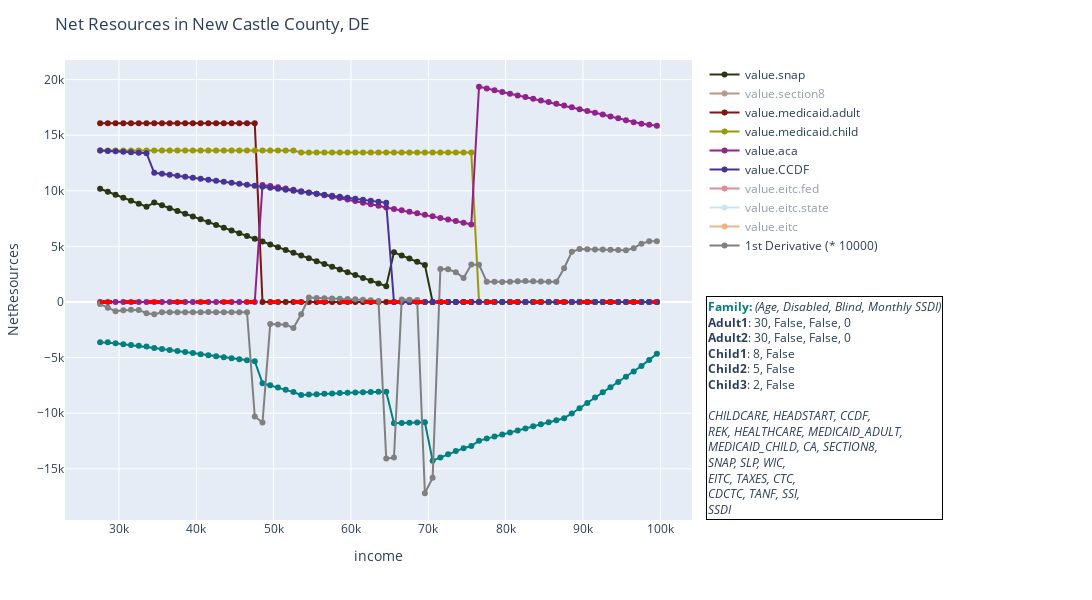

The notebook cell this image was saved under:
### Markdown cell above
#### 1. Find Cliff Points 

##### Based on an initial view of the plot...

### Code cell
import plotly.express as px 
import plotly.graph_objects as go 

## Color map for the line plot and the legend 

## Plot 

x_var='AfterTaxIncome'
x_var='income'
## -- Base plot, Net Resources -- ## 
fig = px.line(df, x=x_var, y='NetResources', 
              color_discrete_sequence=[plotting.beneficiary_color_palette[1]], 
              title='Net Resources in New Castle County, DE')

fig.update_traces(mode='markers+lines')


## -- Benefits Programs  -- ## 
for n, col in enumerate(df_benefits_filtered): 
    visibility = 'legendonly' if 'eitc' in col or 'section8' in col else True
    fig.add_trace(go.Scatter(x=df[x_var],y=df[col], mode='markers+lines', line=dict(color=plotting.ben_display_map[col][1]), name=col, visible=visibility))


## -- Derivative  -- ## 
x,y = df[x_var], df['NetResources'],
derivative_scale = 10000
fig.add_trace(go.Scatter(x=x,y=np.gradient(y,x) * derivative_scale, mode='markers+lines', line=dict(color="grey"), name=f'1st Derivative (* {derivative_scale})'))
# fig.add_trace(go.Scatter(x=x,y=np.gradient(np.gradient(y, x) * 1000, x) * derivative_scale, mode='markers+lines', line=dict(color="black"), name=f'2nd Derivative (* {derivative_scale})'))


## --- Customizing Hover Text --- ## 
# fig.update_traces()


## -- Add baseline (break-even) -- ## 
fig.add_shape(type="line",
              x0=df[x_var].min(),
              y0=0,
              x1=df[x_var].max(),
              y1=0,
              line=dict(color="red",width=4,dash="dash"),
              )

## --- Adding Legend(s) --- ## 

# legend_text = f'<span style="{color_palette[2]}"><b>Family</b></span> <i>(Age, Disabled, Blind, Monthly SSDI)<br></i>'
legend_text = f"<span style='color:{plotting.beneficiary_color_palette[1]};'><b>Family:</b></span> <i>(Age, Disabled, Blind, Monthly SSDI)<br></i>"

legend_info = p2_child3.get_family()

for fam_member, params in legend_info.items():
    legend_text = legend_text + f"<b>{fam_member}</b>: " 
    for v in params.values(): 
        legend_text += f"{v}, "
    legend_text = legend_text.rstrip(', ') + "<br>"
    
## Add Benefits List
legend_text += "<i>" 
ben_list = p2_child3.get_benefits()
for i in range(len(ben_list)):
    if i % 3 == 0:
        legend_text += "<br>"
    legend_text += ben_list[i] + ", " 
legend_text = legend_text.rstrip(",  ") + "</i>"


fig.add_annotation(
    text=legend_text,
    align='left',
    showarrow=False,
    xref='paper',
    yref='paper',
    x=1.4,
    y=0,

    bordercolor='black',
    borderwidth=1
)

# Update layout to adjust the legend position
fig.update_layout(
    xaxis=dict(title=x_var),
    yaxis=dict(title='NetResources'),
    margin=dict(l=60, r=400, t=60, b=80), # margins for annotation
    height=600,
    width=1200

)


fig.show()
